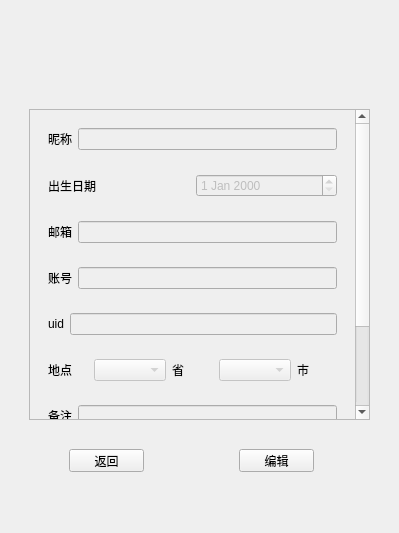
<?xml version="1.0" encoding="UTF-8"?>
<ui version="4.0">
 <class>CenterBox</class>
 <widget class="QWidget" name="CenterBox">
  <property name="geometry">
   <rect>
    <x>0</x>
    <y>0</y>
    <width>399</width>
    <height>533</height>
   </rect>
  </property>
  <property name="windowTitle">
   <string>Form</string>
  </property>
  <widget class="QFrame" name="frame">
   <property name="geometry">
    <rect>
     <x>-1</x>
     <y>-1</y>
     <width>401</width>
     <height>541</height>
    </rect>
   </property>
   <property name="frameShape">
    <enum>QFrame::Panel</enum>
   </property>
   <property name="frameShadow">
    <enum>QFrame::Raised</enum>
   </property>
   <widget class="QLabel" name="headerLabel">
    <property name="geometry">
     <rect>
      <x>160</x>
      <y>30</y>
      <width>55</width>
      <height>55</height>
     </rect>
    </property>
    <property name="text">
     <string/>
    </property>
   </widget>
   <widget class="QPushButton" name="pushButton">
    <property name="geometry">
     <rect>
      <x>70</x>
      <y>450</y>
      <width>75</width>
      <height>23</height>
     </rect>
    </property>
    <property name="text">
     <string>返回</string>
    </property>
   </widget>
   <widget class="QPushButton" name="pushButton_2">
    <property name="geometry">
     <rect>
      <x>240</x>
      <y>450</y>
      <width>75</width>
      <height>23</height>
     </rect>
    </property>
    <property name="text">
     <string>编辑</string>
    </property>
   </widget>
   <widget class="QScrollArea" name="scrollArea">
    <property name="geometry">
     <rect>
      <x>30</x>
      <y>110</y>
      <width>341</width>
      <height>311</height>
     </rect>
    </property>
    <property name="widgetResizable">
     <bool>true</bool>
    </property>
    <widget class="QWidget" name="scrollAreaWidgetContents">
     <property name="geometry">
      <rect>
       <x>0</x>
       <y>-106</y>
       <width>322</width>
       <height>415</height>
      </rect>
     </property>
     <layout class="QVBoxLayout" name="verticalLayout">
      <item>
       <widget class="QWidget" name="widget_2" native="true">
        <layout class="QHBoxLayout" name="horizontalLayout">
         <item>
          <widget class="QLabel" name="label_2">
           <property name="text">
            <string>昵称</string>
           </property>
          </widget>
         </item>
         <item>
          <widget class="QLineEdit" name="nicknameEdit">
           <property name="enabled">
            <bool>false</bool>
           </property>
          </widget>
         </item>
        </layout>
       </widget>
      </item>
      <item>
       <widget class="QWidget" name="widget_3" native="true">
        <layout class="QHBoxLayout" name="horizontalLayout_2">
         <item>
          <widget class="QLabel" name="label_3">
           <property name="text">
            <string>出生日期</string>
           </property>
          </widget>
         </item>
         <item>
          <widget class="QDateEdit" name="dateEdit">
           <property name="enabled">
            <bool>false</bool>
           </property>
          </widget>
         </item>
        </layout>
       </widget>
      </item>
      <item>
       <widget class="QWidget" name="widget_4" native="true">
        <layout class="QHBoxLayout" name="horizontalLayout_3">
         <item>
          <widget class="QLabel" name="label_4">
           <property name="text">
            <string>邮箱</string>
           </property>
          </widget>
         </item>
         <item>
          <widget class="QLineEdit" name="mailEdit">
           <property name="enabled">
            <bool>false</bool>
           </property>
          </widget>
         </item>
        </layout>
       </widget>
      </item>
      <item>
       <widget class="QWidget" name="widget_5" native="true">
        <layout class="QHBoxLayout" name="horizontalLayout_4">
         <item>
          <widget class="QLabel" name="label_5">
           <property name="text">
            <string>账号</string>
           </property>
          </widget>
         </item>
         <item>
          <widget class="QLineEdit" name="usernameEdit">
           <property name="enabled">
            <bool>false</bool>
           </property>
          </widget>
         </item>
        </layout>
       </widget>
      </item>
      <item>
       <widget class="QWidget" name="widget_6" native="true">
        <layout class="QHBoxLayout" name="horizontalLayout_5">
         <item>
          <widget class="QLabel" name="label_6">
           <property name="text">
            <string>uid</string>
           </property>
          </widget>
         </item>
         <item>
          <widget class="QLineEdit" name="uidEdit">
           <property name="enabled">
            <bool>false</bool>
           </property>
          </widget>
         </item>
        </layout>
       </widget>
      </item>
      <item>
       <widget class="QWidget" name="widget_7" native="true">
        <layout class="QHBoxLayout" name="horizontalLayout_6">
         <item>
          <widget class="QLabel" name="label_7">
           <property name="text">
            <string>地点</string>
           </property>
          </widget>
         </item>
         <item>
          <widget class="QComboBox" name="provinceComboBox">
           <property name="enabled">
            <bool>false</bool>
           </property>
           <property name="editable">
            <bool>false</bool>
           </property>
          </widget>
         </item>
         <item>
          <widget class="QLabel" name="label_8">
           <property name="text">
            <string>省</string>
           </property>
          </widget>
         </item>
         <item>
          <widget class="QComboBox" name="cityComboBox">
           <property name="enabled">
            <bool>false</bool>
           </property>
          </widget>
         </item>
         <item>
          <widget class="QLabel" name="label_9">
           <property name="text">
            <string>市</string>
           </property>
          </widget>
         </item>
        </layout>
       </widget>
      </item>
      <item>
       <widget class="QWidget" name="widget_8" native="true">
        <layout class="QHBoxLayout" name="horizontalLayout_7">
         <item>
          <widget class="QLabel" name="label_10">
           <property name="text">
            <string>备注</string>
           </property>
          </widget>
         </item>
         <item>
          <widget class="QLineEdit" name="beizhuEdit">
           <property name="enabled">
            <bool>false</bool>
           </property>
          </widget>
         </item>
        </layout>
       </widget>
      </item>
      <item>
       <widget class="QWidget" name="widget_9" native="true">
        <layout class="QHBoxLayout" name="horizontalLayout_8">
         <item>
          <widget class="QLabel" name="label">
           <property name="text">
            <string>简介</string>
           </property>
          </widget>
         </item>
         <item>
          <widget class="QPlainTextEdit" name="plainTextEdit">
           <property name="enabled">
            <bool>false</bool>
           </property>
          </widget>
         </item>
        </layout>
       </widget>
      </item>
     </layout>
    </widget>
   </widget>
   <widget class="QWidget" name="widget" native="true">
    <property name="geometry">
     <rect>
      <x>160</x>
      <y>470</y>
      <width>120</width>
      <height>80</height>
     </rect>
    </property>
   </widget>
  </widget>
 </widget>
 <resources/>
 <connections/>
</ui>
